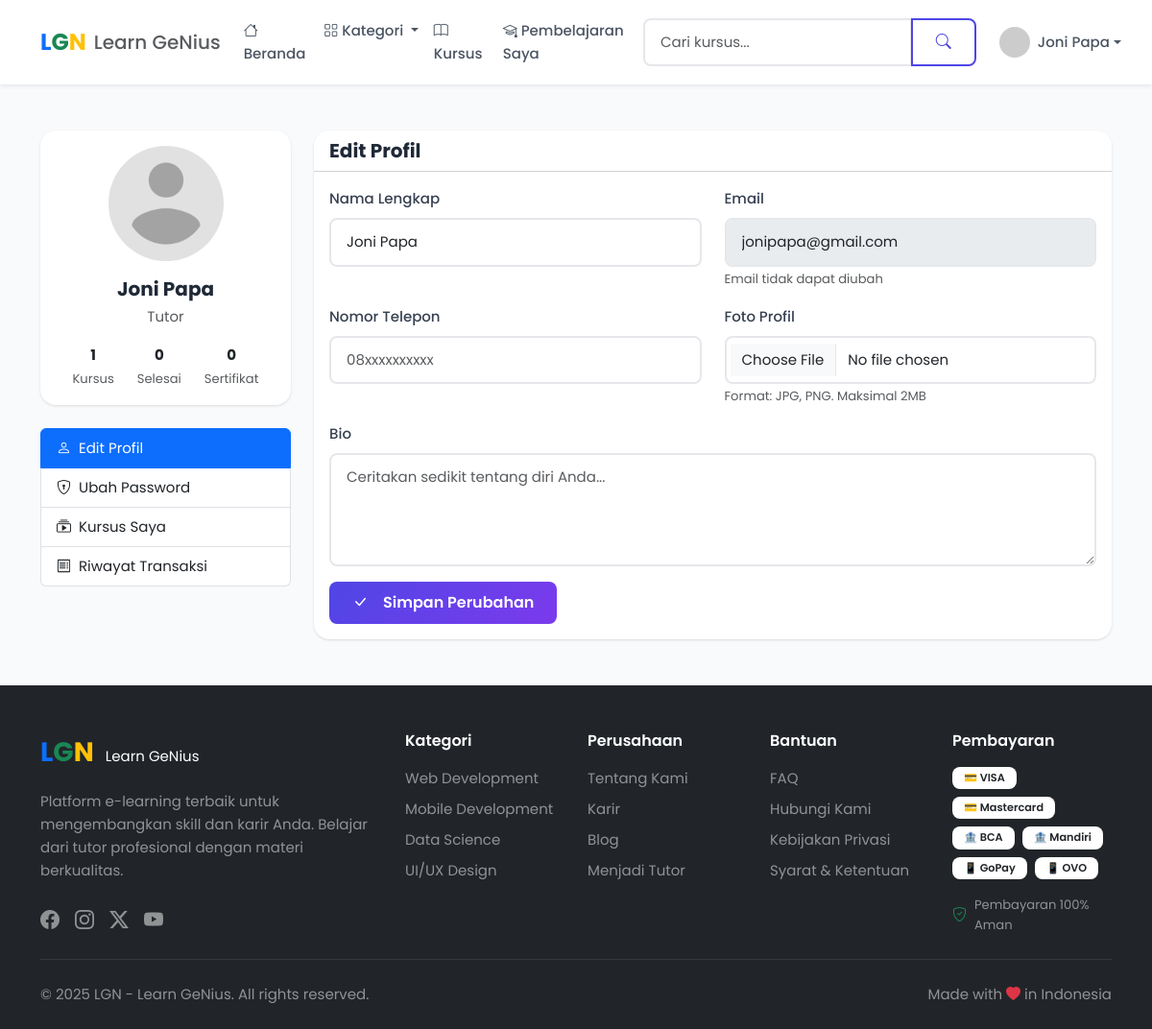
The app's page /pages/profile.php (signed in) with its own data.
### tables this page shows
CREATE TABLE `users` (
  `id` int(11) NOT NULL,
  `name` varchar(100) NOT NULL,
  `email` varchar(100) NOT NULL,
  `password` varchar(255) NOT NULL,
  `role` enum('student','tutor','admin') DEFAULT 'student',
  `avatar` varchar(255) DEFAULT NULL,
  `bio` text DEFAULT NULL,
  `phone` varchar(20) DEFAULT NULL,
  `is_active` tinyint(1) DEFAULT 1,
  `email_verified_at` timestamp NULL DEFAULT NULL,
  `created_at` timestamp NOT NULL DEFAULT current_timestamp(),
  `updated_at` timestamp NOT NULL DEFAULT current_timestamp() ON UPDATE current_timestamp()
);

### includes/functions.php (called while the page is built, shortened)
<?php
function getDB() {
    static $db = null;
    if ($db === null) {
        $database = new Database();
        $db = $database->getConnection();
    }
    return $db;
}
function isLoggedIn() {
    return isset($_SESSION['user_id']) && !empty($_SESSION['user_id']);
}
function getCurrentUser() {
    $db = getDB();
    $stmt = $db->prepare("SELECT id, name, email, role, avatar, bio, phone, created_at FROM users WHERE id = ?");
    $stmt->execute([$_SESSION['user_id']]);
    return $stmt->fetch();
}

### pages/profile.php (the view, shortened to what this page needs)
<?php
require_once __DIR__ . '/../includes/functions.php';
$user = getCurrentUser();
$db = getDB();
$stats = [
    'enrolled' => $db->prepare("SELECT COUNT(*) FROM enrollments WHERE user_id = ?")->execute([$user['id']]) ? $db->query("SELECT COUNT(*) FROM enrollments WHERE user_id = {$user['id']}")->fetchColumn() : 0,
    'completed' => $db->query("SELECT COUNT(*) FROM enrollments WHERE user_id = {$user['id']} AND progress_percentage >= 100")->fetchColumn(),
    'certificates' => $db->query("SELECT COUNT(*) FROM certificates WHERE user_id = {$user['id']}")->fetchColumn()
];
require_once __DIR__ . '/../includes/header.php';
?>
<main class="py-5">
    <div class="container">
        <div class="row">
            <div class="col-lg-3 mb-4">
                <div class="card">
                    <div class="card-body text-center">
                        <img src="<?= $user['avatar'] ? '/' . $user['avatar'] : '/assets/images/default-avatar.png' ?>"
                             alt="<?= htmlspecialchars($user['name']) ?>"
                             class="rounded-circle mb-3" width="120" height="120" style="object-fit: cover;">
                        <h5 class="fw-bold mb-1"><?= htmlspecialchars($user['name']) ?></h5>
                        <p class="text-muted mb-3"><?= ucfirst($user['role']) ?></p>
                        <div class="d-flex justify-content-center gap-4 text-center">
                            <div>
                                <div class="fw-bold"><?= $stats['enrolled'] ?></div>
                                <small class="text-muted">Kursus</small>
                            </div>
                            <div>
                                <div class="fw-bold"><?= $stats['completed'] ?></div>
                                <small class="text-muted">Selesai</small>
                            </div>
                            <div>
                                <div class="fw-bold"><?= $stats['certificates'] ?></div>
                                <small class="text-muted">Sertifikat</small>
                            </div>
                        </div>
                    </div>
                </div>
                <div class="list-group mt-4">
                    <a href="#profile" class="list-group-item list-group-item-action active" data-bs-toggle="list">
                        <i class="bi bi-person me-2"></i>Edit Profil
                    </a>
                    <a href="#password" class="list-group-item list-group-item-action" data-bs-toggle="list">
                        <i class="bi bi-shield-lock me-2"></i>Ubah Password
                    </a>
                    <a href="/pages/my_learning.php" class="list-group-item list-group-item-action">
                        <i class="bi bi-collection-play me-2"></i>Kursus Saya
                    </a>
                    <a href="#transactions" class="list-group-item list-group-item-action" data-bs-toggle="list">
                        <i class="bi bi-receipt me-2"></i>Riwayat Transaksi
                    </a>
                </div>
            </div>
            <div class="col-lg-9">
                <div class="tab-content">
                    <div class="tab-pane fade show active" id="profile">
                        <div class="card">
                            <div class="card-header bg-white">
                                <h5 class="mb-0 fw-bold">Edit Profil</h5>
                            </div>
                            <div class="card-body">
                                <form method="POST" enctype="multipart/form-data">
                                    <div class="row">
                                        <div class="col-md-6 mb-3">
                                            <label class="form-label">Nama Lengkap</label>
                                            <input type="text" name="name" class="form-control"
                                                   value="<?= htmlspecialchars($user['name']) ?>" required>
                                        </div>
                                        <div class="col-md-6 mb-3">
                                            <label class="form-label">Email</label>
                                            <input type="email" class="form-control"
                                                   value="<?= htmlspecialchars($user['email']) ?>" disabled>
                                            <small class="text-muted">Email tidak dapat diubah</small>
                                        </div>
                                    </div>
                                    <div class="row">
                                        <div class="col-md-6 mb-3">
                                            <label class="form-label">Nomor Telepon</label>
                                            <input type="text" name="phone" class="form-control"
                                                   value="<?= htmlspecialchars($user['phone'] ?? '') ?>"
                                                   placeholder="08xxxxxxxxxx">
                                        </div>
                                        <div class="col-md-6 mb-3">
                                            <label class="form-label">Foto Profil</label>
                                            <input type="file" name="avatar" class="form-control" accept="image/*">
                                            <small class="text-muted">Format: JPG, PNG. Maksimal 2MB</small>
                                        </div>
                                    </div>
                                    <div class="mb-3">
                                        <label class="form-label">Bio</label>
                                        <textarea name="bio" class="form-control" rows="4"
                                                  placeholder="Ceritakan sedikit tentang diri Anda..."><?= htmlspecialchars($user['bio'] ?? '') ?></textarea>
                                    </div>
                                    <button type="submit" class="btn btn-primary">
                                        <i class="bi bi-check-lg me-2"></i>Simpan Perubahan
                                    </button>
                                </form>
                            </div>
                        </div>
                    </div>
                </div>
            </div>
        </div>
    </div>
</main>
<?php require_once __DIR__ . '/../includes/footer.php'; ?>

### includes/navbar.php (shortened to what this page needs)
<nav class="navbar navbar-expand-lg navbar-light bg-white shadow-sm sticky-top">
    <div class="container">
        <a class="navbar-brand d-flex align-items-center" href="/index.php">
            <div class="brand-logo me-2">
                <span class="text-primary fw-bold fs-4">L</span><span class="text-success fw-bold fs-4">G</span><span class="text-warning fw-bold fs-4">N</span>
            </div>
            <span class="brand-text d-none d-md-inline text-muted fw-medium">Learn GeNius</span>
        </a>
        <div class="collapse navbar-collapse" id="mainNavbar">
            <ul class="navbar-nav me-auto mb-2 mb-lg-0">
                <li class="nav-item">
                    <a class="nav-link <?= basename($_SERVER['PHP_SELF']) === 'index.php' ? 'active fw-semibold' : '' ?>" href="/index.php">
                        <i class="bi bi-house me-1"></i>Beranda
                    </a>
                </li>
                <li class="nav-item dropdown">
                    <a class="nav-link dropdown-toggle" href="#" data-bs-toggle="dropdown">
                        <i class="bi bi-grid me-1"></i>Kategori
                    </a>
                </li>
                <li class="nav-item">
                    <a class="nav-link" href="/pages/courses.php">
                        <i class="bi bi-book me-1"></i>Kursus
                    </a>
                </li>
                <?php if (isLoggedIn()): ?>
                <li class="nav-item">
                    <a class="nav-link" href="/pages/my_learning.php">
                        <i class="bi bi-mortarboard me-1"></i>Pembelajaran Saya
                    </a>
                </li>
                <?php endif; ?>
            </ul>
            <form class="d-flex me-lg-3 my-2 my-lg-0" action="/pages/courses.php" method="GET">
                <div class="input-group">
                    <input type="text" class="form-control" name="search" placeholder="Cari kursus..."
                           value="<?= htmlspecialchars($_GET['search'] ?? '') ?>" style="min-width: 200px;">
                    <button class="btn btn-outline-primary" type="submit">
                        <i class="bi bi-search"></i>
                    </button>
                </div>
            </form>
            <ul class="navbar-nav ms-auto">
                <?php if (isLoggedIn()): ?>
                    <li class="nav-item dropdown">
                        <a class="nav-link dropdown-toggle d-flex align-items-center" href="#" data-bs-toggle="dropdown">
                            <?php
                            $userAvatarUrl = ($currentUser['avatar'] ?? null) && file_exists(__DIR__ . '/../' . $currentUser['avatar'])
                                ? '/' . $currentUser['avatar']
                                : 'https://ui-avatars.com/api/?name=' . urlencode($currentUser['name'] ?? 'User') . '&background=4f46e5&color=fff&size=32';
                            ?>
                            <img src="<?= $userAvatarUrl ?>"
                                 alt="<?= htmlspecialchars($currentUser['name'] ?? 'User') ?>"
                                 class="rounded-circle me-2"
                                 width="32" height="32"
                                 style="object-fit: cover;"
                                 onerror="this.src='https://ui-avatars.com/api/?name=User&background=4f46e5&color=fff&size=32'">
                            <span class="d-none d-lg-inline"><?= htmlspecialchars($currentUser['name'] ?? 'User') ?></span>
                        </a>
                    </li>
                <?php endif; ?>
            </ul>
        </div>
    </div>
</nav>

### assets/css/style.css (style rules this page uses)
:root { --primary: #4f46e5; --primary-dark: #4338ca; --primary-light: #818cf8; --secondary: #10b981; --secondary-dark: #059669; --accent: #f59e0b; --accent-dark: #d97706; --danger: #ef4444; --dark: #1f2937; --gray-100: #f3f4f6; --gray-200: #e5e7eb; --gray-300: #d1d5db; --gray-400: #9ca3af; --gray-500: #6b7280; --gray-600: #4b5563; --gray-700: #374151; --gray-800: #1f2937; --gray-900: #111827; --gradient-primary: linear-gradient(135deg, #4f46e5 0%, #7c3aed 100%); --gradient-secondary: linear-gradient(135deg, #10b981 0%, #059669 100%); --gradient-accent: linear-gradient(135deg, #f59e0b 0%, #d97706 100%); --gradient-dark: linear-gradient(135deg, #1f2937 0%, #111827 100%); --shadow-sm: 0 1px 2px 0 rgb(0 0 0 / 0.05); --shadow: 0 1px 3px 0 rgb(0 0 0 / 0.1), 0 1px 2px -1px rgb(0 0 0 / 0.1); --shadow-md: 0 4px 6px -1px rgb(0 0 0 / 0.1), 0 2px 4px -2px rgb(0 0 0 / 0.1); --shadow-lg: 0 10px 15px -3px rgb(0 0 0 / 0.1), 0 4px 6px -4px rgb(0 0 0 / 0.1); --shadow-xl: 0 20px 25px -5px rgb(0 0 0 / 0.1), 0 8px 10px -6px rgb(0 0 0 / 0.1); --radius-sm: 0.375rem; --radius: 0.5rem; --radius-md: 0.75rem; --radius-lg: 1rem; --radius-xl: 1.5rem; --transition: all 0.3s ease; }
* { margin: 0; padding: 0; box-sizing: border-box; }
html { scroll-behavior: smooth; }
body { font-family: 'Poppins', -apple-system, BlinkMacSystemFont, 'Segoe UI', Roboto, sans-serif; font-size: 0.9375rem; line-height: 1.6; color: var(--gray-700); background-color: #f8fafc; min-height: 100vh; display: flex; flex-direction: column; }
main { flex: 1; }
a { text-decoration: none; color: var(--primary); transition: var(--transition); }
img { max-width: 100%; height: auto; }
h1, h2, h3, h4, h5, h6 { font-weight: 600; color: var(--gray-800); line-height: 1.3; }
.navbar { padding: 0.75rem 0; transition: var(--transition); }
.navbar-brand { font-weight: 700; }
.brand-logo span { display: inline-block; transition: transform 0.3s ease; }
.navbar-nav .nav-link { font-weight: 500; color: var(--gray-600); padding: 0.5rem 1rem; border-radius: var(--radius); transition: var(--transition); }
.btn { font-weight: 600; padding: 0.625rem 1.5rem; border-radius: var(--radius); transition: var(--transition); display: inline-flex; align-items: center; justify-content: center; gap: 0.5rem; }
.btn-primary { background: var(--gradient-primary); border: none; color: white; }
.btn-outline-primary { border: 2px solid var(--primary); color: var(--primary); background: transparent; }
.card { border: none; border-radius: var(--radius-lg); box-shadow: var(--shadow); transition: var(--transition); overflow: hidden; background: white; }
.form-control, .form-select { padding: 0.75rem 1rem; border: 2px solid var(--gray-200); border-radius: var(--radius); font-size: 0.9375rem; transition: var(--transition); }
.form-label { font-weight: 500; color: var(--gray-700); margin-bottom: 0.5rem; }

### includes/header.php (style rules this page uses)
body { font-family: 'Poppins', sans-serif; }
.navbar-brand { font-weight: 700; }

### records on screen
users: name "Joni Papa", role "Tutor", email "jonipapa@gmail.com"

### other values on screen
$stats['enrolled'] "1"
$stats['completed'] "0"
$stats['certificates'] "0"
